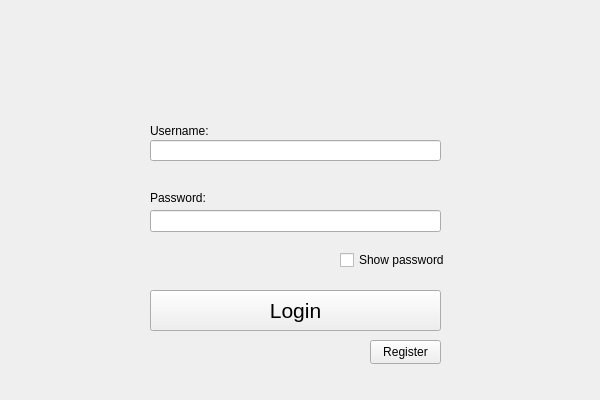
<?xml version="1.0" encoding="UTF-8"?>
<ui version="4.0">
 <class>LoginWidgetClass</class>
 <widget class="QWidget" name="LoginWidgetClass">
  <property name="geometry">
   <rect>
    <x>0</x>
    <y>0</y>
    <width>600</width>
    <height>400</height>
   </rect>
  </property>
  <property name="windowTitle">
   <string>LoginWidget</string>
  </property>
  <widget class="QPushButton" name="registerButton">
   <property name="geometry">
    <rect>
     <x>370</x>
     <y>340</y>
     <width>71</width>
     <height>24</height>
    </rect>
   </property>
   <property name="text">
    <string>Register</string>
   </property>
  </widget>
  <widget class="LoadingButton" name="loginButton">
   <property name="geometry">
    <rect>
     <x>150</x>
     <y>290</y>
     <width>291</width>
     <height>41</height>
    </rect>
   </property>
   <property name="font">
    <font>
     <pointsize>16</pointsize>
    </font>
   </property>
   <property name="text">
    <string>Login</string>
   </property>
  </widget>
  <widget class="QCheckBox" name="showPassword">
   <property name="geometry">
    <rect>
     <x>340</x>
     <y>250</y>
     <width>121</width>
     <height>20</height>
    </rect>
   </property>
   <property name="text">
    <string>Show password</string>
   </property>
  </widget>
  <widget class="QLabel" name="usernameError">
   <property name="geometry">
    <rect>
     <x>150</x>
     <y>160</y>
     <width>281</width>
     <height>21</height>
    </rect>
   </property>
   <property name="palette">
    <palette>
     <active>
      <colorrole role="WindowText">
       <brush brushstyle="SolidPattern">
        <color alpha="255">
         <red>255</red>
         <green>0</green>
         <blue>0</blue>
        </color>
       </brush>
      </colorrole>
      <colorrole role="Text">
       <brush brushstyle="SolidPattern">
        <color alpha="255">
         <red>0</red>
         <green>0</green>
         <blue>0</blue>
        </color>
       </brush>
      </colorrole>
     </active>
     <inactive>
      <colorrole role="WindowText">
       <brush brushstyle="SolidPattern">
        <color alpha="255">
         <red>255</red>
         <green>0</green>
         <blue>0</blue>
        </color>
       </brush>
      </colorrole>
      <colorrole role="Text">
       <brush brushstyle="SolidPattern">
        <color alpha="255">
         <red>0</red>
         <green>0</green>
         <blue>0</blue>
        </color>
       </brush>
      </colorrole>
     </inactive>
     <disabled/>
    </palette>
   </property>
   <property name="font">
    <font>
     <pointsize>10</pointsize>
     <bold>true</bold>
    </font>
   </property>
   <property name="text">
    <string/>
   </property>
  </widget>
  <widget class="QLineEdit" name="usernameInput">
   <property name="geometry">
    <rect>
     <x>150</x>
     <y>140</y>
     <width>291</width>
     <height>21</height>
    </rect>
   </property>
  </widget>
  <widget class="QLabel" name="passwordError">
   <property name="geometry">
    <rect>
     <x>150</x>
     <y>230</y>
     <width>291</width>
     <height>21</height>
    </rect>
   </property>
   <property name="palette">
    <palette>
     <active>
      <colorrole role="WindowText">
       <brush brushstyle="SolidPattern">
        <color alpha="255">
         <red>255</red>
         <green>0</green>
         <blue>0</blue>
        </color>
       </brush>
      </colorrole>
     </active>
     <inactive>
      <colorrole role="WindowText">
       <brush brushstyle="SolidPattern">
        <color alpha="255">
         <red>255</red>
         <green>0</green>
         <blue>0</blue>
        </color>
       </brush>
      </colorrole>
     </inactive>
     <disabled/>
    </palette>
   </property>
   <property name="font">
    <font>
     <pointsize>10</pointsize>
     <bold>true</bold>
    </font>
   </property>
   <property name="text">
    <string/>
   </property>
  </widget>
  <widget class="QLabel" name="label_2">
   <property name="geometry">
    <rect>
     <x>150</x>
     <y>121</y>
     <width>71</width>
     <height>20</height>
    </rect>
   </property>
   <property name="text">
    <string>Username:</string>
   </property>
  </widget>
  <widget class="QLabel" name="label_3">
   <property name="geometry">
    <rect>
     <x>150</x>
     <y>190</y>
     <width>91</width>
     <height>16</height>
    </rect>
   </property>
   <property name="text">
    <string>Password:</string>
   </property>
  </widget>
  <widget class="QLineEdit" name="passwordInput">
   <property name="geometry">
    <rect>
     <x>150</x>
     <y>210</y>
     <width>291</width>
     <height>22</height>
    </rect>
   </property>
   <property name="echoMode">
    <enum>QLineEdit::EchoMode::Password</enum>
   </property>
  </widget>
  <widget class="QLabel" name="label">
   <property name="enabled">
    <bool>true</bool>
   </property>
   <property name="geometry">
    <rect>
     <x>160</x>
     <y>20</y>
     <width>271</width>
     <height>81</height>
    </rect>
   </property>
   <property name="font">
    <font>
     <pointsize>20</pointsize>
     <bold>false</bold>
    </font>
   </property>
   <property name="text">
    <string/>
   </property>
   <property name="pixmap">
    <pixmap resource="../../../resource.qrc">:/img/img/banner.png</pixmap>
   </property>
   <property name="scaledContents">
    <bool>true</bool>
   </property>
   <property name="alignment">
    <set>Qt::AlignmentFlag::AlignCenter</set>
   </property>
  </widget>
  <widget class="QLabel" name="globalMessage">
   <property name="geometry">
    <rect>
     <x>150</x>
     <y>101</y>
     <width>291</width>
     <height>21</height>
    </rect>
   </property>
   <property name="styleSheet">
    <string notr="true">QWidget {
    color: #FF0000;           /* red text */
}</string>
   </property>
   <property name="text">
    <string/>
   </property>
   <property name="alignment">
    <set>Qt::AlignmentFlag::AlignCenter</set>
   </property>
  </widget>
 </widget>
 <layoutdefault spacing="6" margin="11"/>
 <customwidgets>
  <customwidget>
   <class>LoadingButton</class>
   <extends>QPushButton</extends>
   <header>../Components/loadingbutton.h</header>
  </customwidget>
 </customwidgets>
 <resources>
  <include location="../../../resource.qrc"/>
 </resources>
 <connections/>
</ui>
